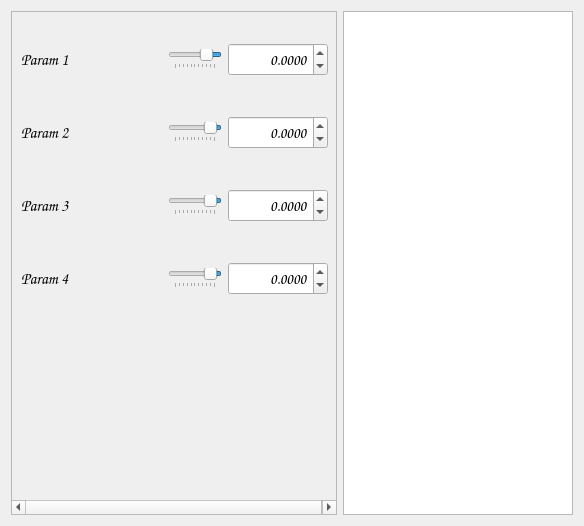
<?xml version="1.0" encoding="UTF-8"?>
<ui version="4.0">
 <class>ModelTree</class>
 <widget class="QWidget" name="ModelTree">
  <property name="geometry">
   <rect>
    <x>0</x>
    <y>0</y>
    <width>566</width>
    <height>526</height>
   </rect>
  </property>
  <property name="windowTitle">
   <string>Form</string>
  </property>
  <layout class="QHBoxLayout" name="horizontalLayout">
   <item>
    <widget class="QScrollArea" name="scrollArea">
     <property name="minimumSize">
      <size>
       <width>326</width>
       <height>0</height>
      </size>
     </property>
     <property name="widgetResizable">
      <bool>true</bool>
     </property>
     <widget class="QWidget" name="scrollAreaWidgetContents">
      <property name="geometry">
       <rect>
        <x>0</x>
        <y>0</y>
        <width>322</width>
        <height>317</height>
       </rect>
      </property>
      <property name="maximumSize">
       <size>
        <width>16777215</width>
        <height>317</height>
       </size>
      </property>
      <layout class="QGridLayout" name="gridLayout">
       <item row="4" column="0">
        <widget class="QLabel" name="label_4">
         <property name="minimumSize">
          <size>
           <width>141</width>
           <height>57</height>
          </size>
         </property>
         <property name="font">
          <font>
           <family>Comic Sans MS</family>
           <pointsize>12</pointsize>
           <stylestrategy>PreferAntialias</stylestrategy>
           <kerning>false</kerning>
          </font>
         </property>
         <property name="frameShape">
          <enum>QFrame::NoFrame</enum>
         </property>
         <property name="frameShadow">
          <enum>QFrame::Plain</enum>
         </property>
         <property name="lineWidth">
          <number>0</number>
         </property>
         <property name="text">
          <string>Param 4</string>
         </property>
         <property name="scaledContents">
          <bool>true</bool>
         </property>
         <property name="alignment">
          <set>Qt::AlignJustify|Qt::AlignVCenter</set>
         </property>
         <property name="margin">
          <number>21</number>
         </property>
         <property name="indent">
          <number>0</number>
         </property>
         <property name="textInteractionFlags">
          <set>Qt::NoTextInteraction</set>
         </property>
         <property name="buddy">
          <cstring>doubleSpinBox_4</cstring>
         </property>
        </widget>
       </item>
       <item row="3" column="3">
        <widget class="QDoubleSpinBox" name="doubleSpinBox_3">
         <property name="minimumSize">
          <size>
           <width>100</width>
           <height>33</height>
          </size>
         </property>
         <property name="font">
          <font>
           <family>Comic Sans MS</family>
           <pointsize>11</pointsize>
           <stylestrategy>PreferAntialias</stylestrategy>
           <kerning>false</kerning>
          </font>
         </property>
         <property name="alignment">
          <set>Qt::AlignRight|Qt::AlignTrailing|Qt::AlignVCenter</set>
         </property>
         <property name="accelerated">
          <bool>true</bool>
         </property>
         <property name="decimals">
          <number>4</number>
         </property>
         <property name="minimum">
          <double>-99999.990000000005239</double>
         </property>
         <property name="maximum">
          <double>99999.990000000005239</double>
         </property>
         <property name="singleStep">
          <double>0.010000000000000</double>
         </property>
        </widget>
       </item>
       <item row="0" column="0">
        <widget class="QLabel" name="label_1">
         <property name="minimumSize">
          <size>
           <width>37</width>
           <height>57</height>
          </size>
         </property>
         <property name="font">
          <font>
           <family>Comic Sans MS</family>
           <pointsize>12</pointsize>
           <stylestrategy>PreferAntialias</stylestrategy>
           <kerning>false</kerning>
          </font>
         </property>
         <property name="frameShape">
          <enum>QFrame::NoFrame</enum>
         </property>
         <property name="frameShadow">
          <enum>QFrame::Plain</enum>
         </property>
         <property name="lineWidth">
          <number>0</number>
         </property>
         <property name="text">
          <string>Param 1</string>
         </property>
         <property name="scaledContents">
          <bool>true</bool>
         </property>
         <property name="alignment">
          <set>Qt::AlignJustify|Qt::AlignVCenter</set>
         </property>
         <property name="margin">
          <number>21</number>
         </property>
         <property name="indent">
          <number>0</number>
         </property>
         <property name="textInteractionFlags">
          <set>Qt::NoTextInteraction</set>
         </property>
         <property name="buddy">
          <cstring>doubleSpinBox</cstring>
         </property>
        </widget>
       </item>
       <item row="4" column="3">
        <widget class="QDoubleSpinBox" name="doubleSpinBox_4">
         <property name="minimumSize">
          <size>
           <width>100</width>
           <height>33</height>
          </size>
         </property>
         <property name="font">
          <font>
           <family>Comic Sans MS</family>
           <pointsize>11</pointsize>
           <stylestrategy>PreferAntialias</stylestrategy>
           <kerning>false</kerning>
          </font>
         </property>
         <property name="alignment">
          <set>Qt::AlignRight|Qt::AlignTrailing|Qt::AlignVCenter</set>
         </property>
         <property name="accelerated">
          <bool>true</bool>
         </property>
         <property name="decimals">
          <number>4</number>
         </property>
         <property name="minimum">
          <double>-99999.990000000005239</double>
         </property>
         <property name="maximum">
          <double>99999.990000000005239</double>
         </property>
         <property name="singleStep">
          <double>0.010000000000000</double>
         </property>
        </widget>
       </item>
       <item row="3" column="0">
        <widget class="QLabel" name="label_3">
         <property name="minimumSize">
          <size>
           <width>141</width>
           <height>57</height>
          </size>
         </property>
         <property name="font">
          <font>
           <family>Comic Sans MS</family>
           <pointsize>12</pointsize>
           <stylestrategy>PreferAntialias</stylestrategy>
           <kerning>false</kerning>
          </font>
         </property>
         <property name="frameShape">
          <enum>QFrame::NoFrame</enum>
         </property>
         <property name="frameShadow">
          <enum>QFrame::Plain</enum>
         </property>
         <property name="lineWidth">
          <number>0</number>
         </property>
         <property name="text">
          <string>Param 3</string>
         </property>
         <property name="scaledContents">
          <bool>true</bool>
         </property>
         <property name="alignment">
          <set>Qt::AlignJustify|Qt::AlignVCenter</set>
         </property>
         <property name="margin">
          <number>21</number>
         </property>
         <property name="indent">
          <number>0</number>
         </property>
         <property name="textInteractionFlags">
          <set>Qt::NoTextInteraction</set>
         </property>
         <property name="buddy">
          <cstring>doubleSpinBox_3</cstring>
         </property>
        </widget>
       </item>
       <item row="0" column="3">
        <widget class="QDoubleSpinBox" name="doubleSpinBox">
         <property name="minimumSize">
          <size>
           <width>67</width>
           <height>33</height>
          </size>
         </property>
         <property name="font">
          <font>
           <family>Comic Sans MS</family>
           <pointsize>11</pointsize>
           <stylestrategy>PreferAntialias</stylestrategy>
           <kerning>false</kerning>
          </font>
         </property>
         <property name="alignment">
          <set>Qt::AlignRight|Qt::AlignTrailing|Qt::AlignVCenter</set>
         </property>
         <property name="accelerated">
          <bool>true</bool>
         </property>
         <property name="decimals">
          <number>4</number>
         </property>
         <property name="minimum">
          <double>-99999.990000000005239</double>
         </property>
         <property name="maximum">
          <double>99999.990000000005239</double>
         </property>
         <property name="singleStep">
          <double>0.010000000000000</double>
         </property>
        </widget>
       </item>
       <item row="2" column="0">
        <widget class="QLabel" name="label_2">
         <property name="minimumSize">
          <size>
           <width>141</width>
           <height>57</height>
          </size>
         </property>
         <property name="font">
          <font>
           <family>Comic Sans MS</family>
           <pointsize>12</pointsize>
           <stylestrategy>PreferAntialias</stylestrategy>
           <kerning>false</kerning>
          </font>
         </property>
         <property name="frameShape">
          <enum>QFrame::NoFrame</enum>
         </property>
         <property name="frameShadow">
          <enum>QFrame::Plain</enum>
         </property>
         <property name="lineWidth">
          <number>0</number>
         </property>
         <property name="text">
          <string>Param 2</string>
         </property>
         <property name="scaledContents">
          <bool>true</bool>
         </property>
         <property name="alignment">
          <set>Qt::AlignJustify|Qt::AlignVCenter</set>
         </property>
         <property name="margin">
          <number>21</number>
         </property>
         <property name="indent">
          <number>0</number>
         </property>
         <property name="textInteractionFlags">
          <set>Qt::NoTextInteraction</set>
         </property>
         <property name="buddy">
          <cstring>doubleSpinBox_2</cstring>
         </property>
        </widget>
       </item>
       <item row="2" column="3">
        <widget class="QDoubleSpinBox" name="doubleSpinBox_2">
         <property name="minimumSize">
          <size>
           <width>100</width>
           <height>33</height>
          </size>
         </property>
         <property name="font">
          <font>
           <family>Comic Sans MS</family>
           <pointsize>11</pointsize>
           <stylestrategy>PreferAntialias</stylestrategy>
           <kerning>false</kerning>
          </font>
         </property>
         <property name="alignment">
          <set>Qt::AlignRight|Qt::AlignTrailing|Qt::AlignVCenter</set>
         </property>
         <property name="accelerated">
          <bool>true</bool>
         </property>
         <property name="decimals">
          <number>4</number>
         </property>
         <property name="minimum">
          <double>-99999.990000000005239</double>
         </property>
         <property name="maximum">
          <double>99999.990000000005239</double>
         </property>
         <property name="singleStep">
          <double>0.010000000000000</double>
         </property>
        </widget>
       </item>
       <item row="0" column="1">
        <widget class="QSlider" name="sliderIncrement1">
         <property name="minimumSize">
          <size>
           <width>54</width>
           <height>0</height>
          </size>
         </property>
         <property name="minimum">
          <number>1</number>
         </property>
         <property name="maximum">
          <number>1000</number>
         </property>
         <property name="singleStep">
          <number>10</number>
         </property>
         <property name="pageStep">
          <number>100</number>
         </property>
         <property name="value">
          <number>200</number>
         </property>
         <property name="orientation">
          <enum>Qt::Horizontal</enum>
         </property>
         <property name="invertedAppearance">
          <bool>true</bool>
         </property>
         <property name="invertedControls">
          <bool>true</bool>
         </property>
         <property name="tickPosition">
          <enum>QSlider::TicksBelow</enum>
         </property>
         <property name="tickInterval">
          <number>100</number>
         </property>
        </widget>
       </item>
       <item row="2" column="1">
        <widget class="QSlider" name="sliderIncrement2">
         <property name="minimum">
          <number>1</number>
         </property>
         <property name="maximum">
          <number>1000</number>
         </property>
         <property name="singleStep">
          <number>10</number>
         </property>
         <property name="pageStep">
          <number>100</number>
         </property>
         <property name="value">
          <number>100</number>
         </property>
         <property name="orientation">
          <enum>Qt::Horizontal</enum>
         </property>
         <property name="invertedAppearance">
          <bool>true</bool>
         </property>
         <property name="invertedControls">
          <bool>true</bool>
         </property>
         <property name="tickPosition">
          <enum>QSlider::TicksBelow</enum>
         </property>
         <property name="tickInterval">
          <number>100</number>
         </property>
        </widget>
       </item>
       <item row="3" column="1">
        <widget class="QSlider" name="sliderIncrement3">
         <property name="minimum">
          <number>1</number>
         </property>
         <property name="maximum">
          <number>1000</number>
         </property>
         <property name="singleStep">
          <number>10</number>
         </property>
         <property name="pageStep">
          <number>100</number>
         </property>
         <property name="value">
          <number>100</number>
         </property>
         <property name="orientation">
          <enum>Qt::Horizontal</enum>
         </property>
         <property name="invertedAppearance">
          <bool>true</bool>
         </property>
         <property name="invertedControls">
          <bool>true</bool>
         </property>
         <property name="tickPosition">
          <enum>QSlider::TicksBelow</enum>
         </property>
         <property name="tickInterval">
          <number>100</number>
         </property>
        </widget>
       </item>
       <item row="4" column="1">
        <widget class="QSlider" name="sliderIncrement4">
         <property name="minimum">
          <number>1</number>
         </property>
         <property name="maximum">
          <number>1000</number>
         </property>
         <property name="singleStep">
          <number>10</number>
         </property>
         <property name="pageStep">
          <number>100</number>
         </property>
         <property name="value">
          <number>100</number>
         </property>
         <property name="orientation">
          <enum>Qt::Horizontal</enum>
         </property>
         <property name="invertedAppearance">
          <bool>true</bool>
         </property>
         <property name="invertedControls">
          <bool>true</bool>
         </property>
         <property name="tickPosition">
          <enum>QSlider::TicksBelow</enum>
         </property>
         <property name="tickInterval">
          <number>100</number>
         </property>
        </widget>
       </item>
      </layout>
     </widget>
    </widget>
   </item>
   <item>
    <widget class="QTreeWidget" name="treeWidget">
     <property name="minimumSize">
      <size>
       <width>230</width>
       <height>0</height>
      </size>
     </property>
     <property name="frameShadow">
      <enum>QFrame::Sunken</enum>
     </property>
     <property name="lineWidth">
      <number>3</number>
     </property>
     <property name="editTriggers">
      <set>QAbstractItemView::NoEditTriggers</set>
     </property>
     <property name="showDropIndicator" stdset="0">
      <bool>false</bool>
     </property>
     <property name="alternatingRowColors">
      <bool>true</bool>
     </property>
     <property name="selectionBehavior">
      <enum>QAbstractItemView::SelectItems</enum>
     </property>
     <property name="indentation">
      <number>13</number>
     </property>
     <property name="uniformRowHeights">
      <bool>true</bool>
     </property>
     <property name="animated">
      <bool>true</bool>
     </property>
     <property name="headerHidden">
      <bool>true</bool>
     </property>
     <column>
      <property name="text">
       <string>1</string>
      </property>
     </column>
    </widget>
   </item>
  </layout>
 </widget>
 <resources/>
 <connections/>
</ui>
